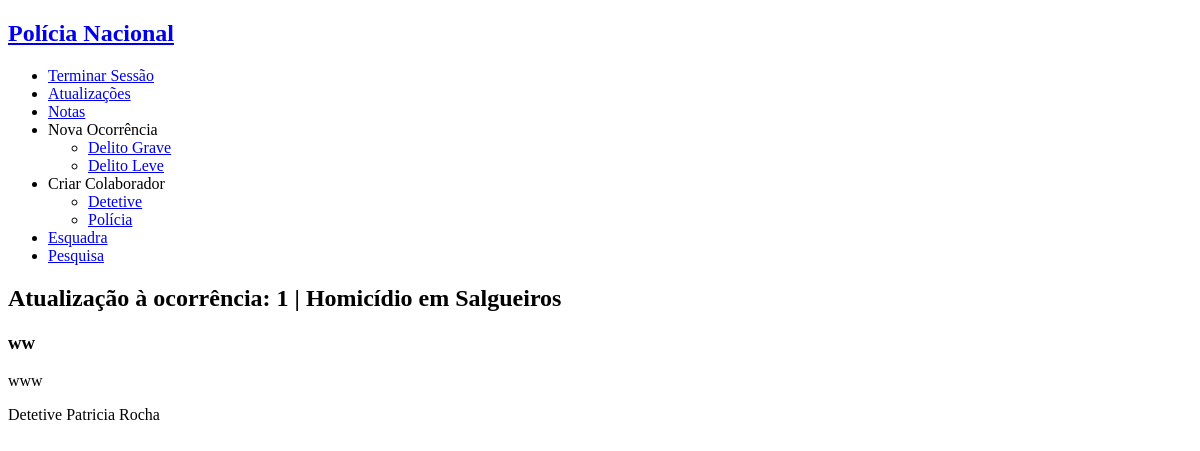
The app's page /updates.php (signed in), older data.
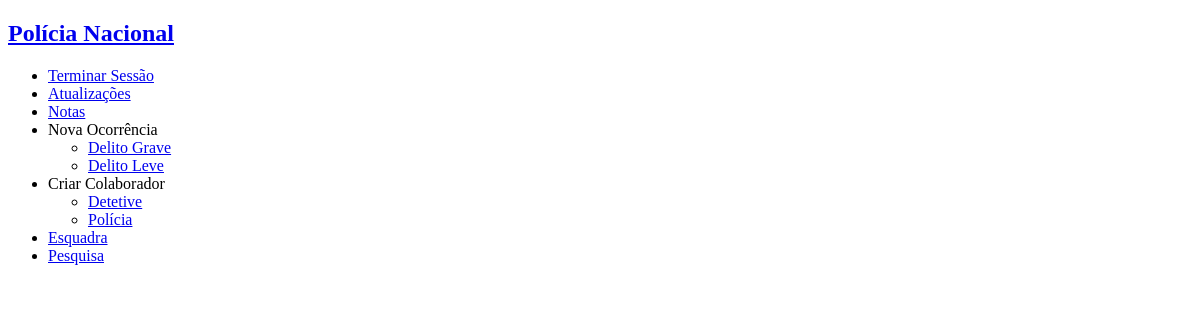
The same page, newer data.
### tables this page shows
CREATE TABLE updates (
    id INTEGER PRIMARY KEY,
    title VARCHAR NOT NULL,
    text VARCHAR NOT NULL,
    username_personnel VARCHAR REFERENCES personnel NOT NULL,
    id_occurrence INTEGER REFERENCES occurrence NOT NULL,
    date_hour datetime NOT NULL
);

CREATE TABLE occurrences (
    id INTEGER PRIMARY KEY,
    type integer REFERENCES occ_type NOT NULL,
    title VARCHAR NOT NULL,
    chief_detective VARCHAR REFERENCES personnel,
    state VARCHAR REFERENCES states NOT NULL ,
    oppening_date date NOT NULL,
    location VARCHAR NOT NULL,
    description VARCHAR NOT NULL,
    station VARCHAR REFERENCES stations NOT NULL
);

CREATE TABLE personnel (
    username VARCHAR PRIMARY KEY,
    password VARCHAR NOT NULL,
    email VARCHAR(320) NOT NULL, -- 64 characters for local part + @ + 255 for domain name
    fullname VARCHAR(128) NOT NULL,
    gender VARCHAR NOT NULL,
    birthdate date NOT NULL,
    naturality VARCHAR NOT NULL,
    start_service date NOT NULL,
    school VARCHAR REFERENCES schools NOT NULL,
    position VARCHAR REFERENCES positions NOT NULL,
    station INTEGER REFERENCES stations
);

### database/connection.php (called while the page is built, shortened)
<?php $db = new PDO('sqlite:database/database.db');
function getUserByUsername($username) {
  global $db;
  $query = $db->prepare('SELECT * FROM personnel WHERE username = ?');
  $query->execute(array($username));
  return $query->fetch();
}
function GetUpdatesByStation($station) {
  global $db;
  $query = $db->prepare('SELECT updates.* FROM updates JOIN occurrences ON updates.id_occurrence=occurrences.id WHERE station=? ');
  $query->execute(array($station));
  return $query->fetchAll();
}
function getOccurrenceById($id) {
  global $db;
  $query = $db->prepare('SELECT * FROM occurrences WHERE id = ?');
  $query->execute(array($id));
  return $query->fetch();
}

### updates.php (the view, shortened to what this page needs)
<?php
include_once('database/connection.php');
$username = $_SESSION['username'];
$user = getUserByUsername($username);
if ($user['position']=='Diretor Nacional'){
    $updates=GetAllUpdates();
}elseif ($user['position']=='Chefe de Esquadra'){
    $updates=GetUpdatesByStation($user['station']);
}elseif ($user['position']=='Detetive'){
    $updates=GetUpdatesByUsernameAndMinorOccurrences($username,$user['station']);
}elseif ($user['position']=='Polícia'){
    $updates=GetUpdatesByUsername($username);
}
?>
<!DOCTYPE html>
<html>
<?php include_once('common/header_aside.php'); ?>
<body>
    <div id="Updates">
    <?php foreach ($updates as $update) {
        $occurrence=getOccurrenceById($update['id_occurrence'])?>
        <h2> Atualização à ocorrência: <?php echo $update['id_occurrence'] . ' | '. $occurrence['title'] ?> </h2>
            <h3 class="title"> <?=$update['title']?> </h3>
            <p class="text"> <?=$update['text']?> </p>
            <?php $author=getUserByUsername($update['username_personnel']);?>
                <p class="author"><?=$author['position']." ".$author['fullname']?> </p>
    <?php } ?>
    </div>
</body>
</html>

Row changes from the older to the newer data that the page shows:
removed updates: id_occurrence "1", id_occurrence.title "Homicídio em Salgueiros", title "ww", text "www", username_personnel.position "Detetive", username_personnel.fullname "Patricia Rocha"
